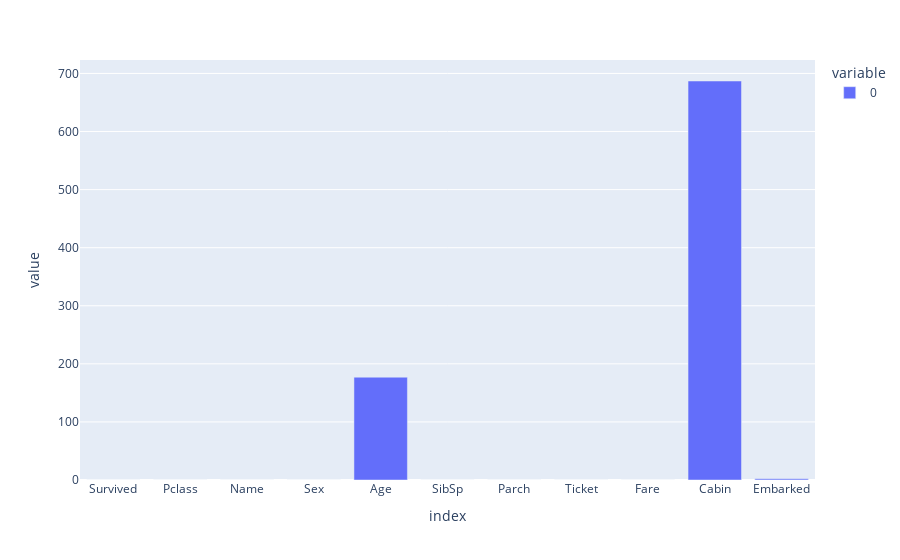

Here is the notebook cell this chart was saved with:
### Code cell
px.bar(titanicdf.isna().sum())

### Figure 1 — Plotly figure (JSON) as saved in the notebook; plotly's stock layout.template omitted (floating-point values rounded to 4 significant figures)
{"data": [{"alignmentgroup": "True", "hovertemplate": "variable=0<br>index=%{x}<br>value=%{y}<extra></extra>", "legendgroup": "0", "marker": {"color": "#636efa", "pattern": {"shape": ""}}, "name": "0", "offsetgroup": "0", "orientation": "v", "showlegend": true, "textposition": "auto", "type": "bar", "x": ["Survived", "Pclass", "Name", "Sex", "Age", "SibSp", "Parch", "Ticket", "Fare", "Cabin", "Embarked"], "xaxis": "x", "y": [0, 0, 0, 0, 177, 0, 0, 0, 0, 687, 2], "yaxis": "y"}], "layout": {"barmode": "relative", "legend": {"title": {"text": "variable"}, "tracegroupgap": 0}, "margin": {"t": 60}, "xaxis": {"anchor": "y", "domain": [0, 1], "title": {"text": "index"}}, "yaxis": {"anchor": "x", "domain": [0, 1], "title": {"text": "value"}}}}
